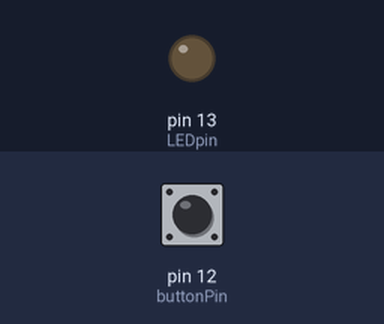
A sketch run on a simulated Arduino Uno, built with avr-gcc and run on an emulated ATmega328P. Parts: output pins drawn as LEDs (lit = HIGH). Dashed ring = blinking. Inputs (shaded band) come from the test bench; at power-on: pin 12 (buttonPin) LOW.

Above: at 1.2 s.
1.3 s: pin 12 (buttonPin) pulled HIGH for 1 s
At 3.5 s:
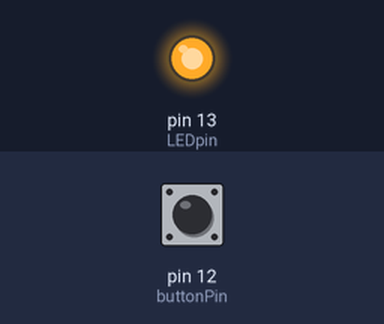
4.3 s: pin 12 (buttonPin) pulled HIGH for 0.15 s
At 5.1 s:
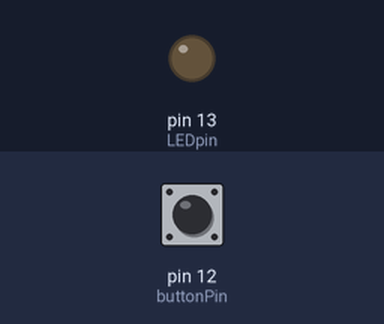
5.9 s: pin 12 (buttonPin) pulled HIGH for 3.2 s
At 6.07 s:
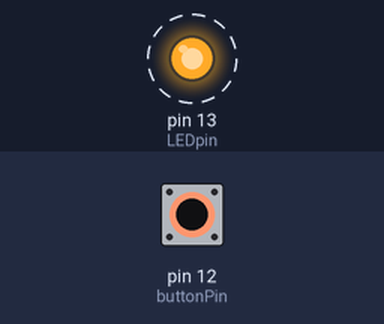
Timing chart, 0 to 10.5 s (numbered marks = the images above; inputs shaded):
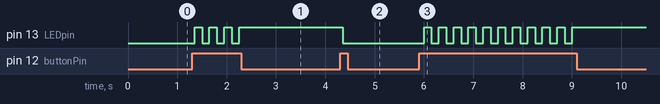

The sketch:

Light_Switch.ino
```cpp
int LEDpin = 13;
int buttonPin = 12;
int buttonState = 0;
int LEDstate = 0;


void setup() {
  pinMode(LEDpin, OUTPUT);
  pinMode(buttonPin, INPUT);
}

void loop() {
  buttonState = digitalRead(buttonPin);

  if (buttonState == 1){
    if (LEDstate == 1){
      LEDstate = 0;
      digitalWrite(LEDpin, LOW);
    } else {
      LEDstate = 1;
      digitalWrite(LEDpin, HIGH);
    }
  }
  delay(150);
}
```

Measured:
- after the input at 1.3 s, pin 13 (LEDpin): alternates HIGH for 0.15 s and LOW for 0.15 s, 7 changes in all, then stays HIGH, starting after 0.05 s
- after the input at 4.3 s, pin 13 (LEDpin): HIGH → LOW after 0.05 s
- after the input at 5.9 s, pin 13 (LEDpin): alternates HIGH for 0.15 s and LOW for 0.15 s, 21 changes in all, then stays HIGH, starting after 0.10 s
